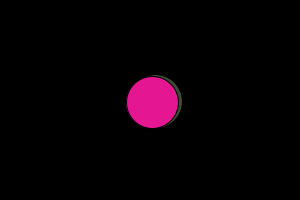
Frame 1 (no input)
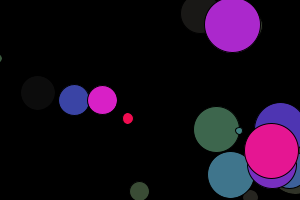
Frame 60 (the mouse pressed at the canvas centre just before this capture)
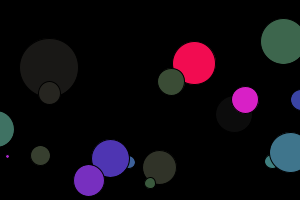
Frame 120 (the mouse held since frame 60 and released just before this capture)

The Processing sketch that drew these frames (run headless with seeded random() and noise(); from frame 60 on, the mouse is pressed at the canvas centre):

// Processing sketch: processing_171295
// ── processing_171295.pde


float sz;
int numeroBolas = 20;

//creamos un array de posicionesX con "numeroBolas" elementos:
float posicionesX[] = new float[numeroBolas];
//y creamos un array de posicionesY:
float posicionesY[] = new float[numeroBolas];
//creamos un array de velocidadesX con "numeroBolas" elementos:
float velocidadesX[] = new float[numeroBolas];
//y creamos un array de velocidadesY:
float velocidadesY[] = new float[numeroBolas];

void setup(){
  size(300,200);
  //inicializamos las posiciones y velocidades:
  for(int i = 0; i<numeroBolas; i++){
    posicionesX[i] = width/2;
    posicionesY[i] = height/2;
    velocidadesX[i] = random(1,8);
    velocidadesY[i] = random(1,9);
  }
}

void draw(){
  background(0);

  //iniciamos un bucle para que realize la acciï¿½n para todos los
  //elementos del array:
  for(int i = 0; i<numeroBolas; i++){
    //actualitzamos las posiciones
    posicionesX[i] += velocidadesX[i];
    posicionesY[i] += velocidadesY[i];

    //comprobamos los bordes X
    if((posicionesX[i]<0)||(posicionesX[i]>width)){
      velocidadesX[i] = -velocidadesX[i];
    } 
    //comprobamos los bordes Y
    if((posicionesY[i]<0)||(posicionesY[i]>height)){
      velocidadesY[i] = -velocidadesY[i];
    } 
  }

  //acabado el proceso, creamos otro bucle
  //donde dibujamos las elipses:
  for(int i = 0; i<numeroBolas; i++){
    
    ellipse(posicionesX[i],posicionesY[i],sz,sz);
    colorMode(HSB, numeroBolas);
     
   fill (i,i, i);
  sz = random(60);
  
}

}
